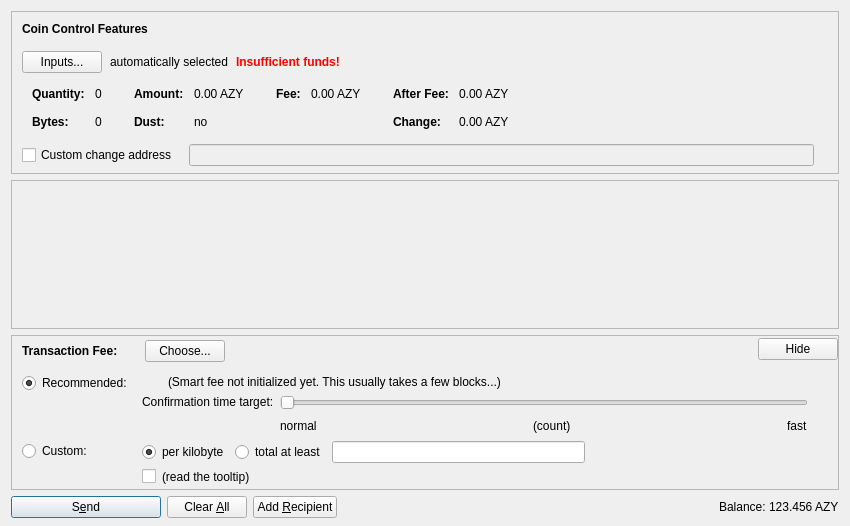
<?xml version="1.0" encoding="UTF-8"?>
<ui version="4.0">
 <class>SendCoinsDialog</class>
 <widget class="QDialog" name="SendCoinsDialog">
  <property name="geometry">
   <rect>
    <x>0</x>
    <y>0</y>
    <width>850</width>
    <height>526</height>
   </rect>
  </property>
  <property name="windowTitle">
   <string>Send Coins</string>
  </property>
  <layout class="QVBoxLayout" name="verticalLayout" stretch="0,1,0,0">
   <property name="bottomMargin">
    <number>8</number>
   </property>
   <item>
    <widget class="QFrame" name="frameCoinControl">
     <property name="sizePolicy">
      <sizepolicy hsizetype="Expanding" vsizetype="Expanding">
       <horstretch>0</horstretch>
       <verstretch>0</verstretch>
      </sizepolicy>
     </property>
     <property name="maximumSize">
      <size>
       <width>16777215</width>
       <height>16777215</height>
      </size>
     </property>
     <property name="frameShape">
      <enum>QFrame::StyledPanel</enum>
     </property>
     <property name="frameShadow">
      <enum>QFrame::Sunken</enum>
     </property>
     <layout class="QVBoxLayout" name="verticalLayoutCoinControl2">
      <property name="spacing">
       <number>0</number>
      </property>
      <property name="leftMargin">
       <number>0</number>
      </property>
      <property name="topMargin">
       <number>0</number>
      </property>
      <property name="rightMargin">
       <number>0</number>
      </property>
      <property name="bottomMargin">
       <number>6</number>
      </property>
      <item>
       <layout class="QVBoxLayout" name="verticalLayoutCoinControl" stretch="0,0,0,0,1">
        <property name="spacing">
         <number>0</number>
        </property>
        <property name="leftMargin">
         <number>10</number>
        </property>
        <property name="topMargin">
         <number>10</number>
        </property>
        <item>
         <layout class="QHBoxLayout" name="horizontalLayoutCoinControl1">
          <property name="bottomMargin">
           <number>15</number>
          </property>
          <item>
           <widget class="QLabel" name="labelCoinControlFeatures">
            <property name="sizePolicy">
             <sizepolicy hsizetype="Preferred" vsizetype="Maximum">
              <horstretch>0</horstretch>
              <verstretch>0</verstretch>
             </sizepolicy>
            </property>
            <property name="font">
             <font>
              <weight>75</weight>
              <bold>true</bold>
             </font>
            </property>
            <property name="styleSheet">
             <string notr="true">font-weight:bold;</string>
            </property>
            <property name="text">
             <string>Coin Control Features</string>
            </property>
           </widget>
          </item>
         </layout>
        </item>
        <item>
         <layout class="QHBoxLayout" name="horizontalLayoutCoinControl2" stretch="0,0,0,0">
          <property name="spacing">
           <number>8</number>
          </property>
          <property name="bottomMargin">
           <number>10</number>
          </property>
          <item>
           <widget class="QPushButton" name="pushButtonCoinControl">
            <property name="styleSheet">
             <string notr="true"/>
            </property>
            <property name="text">
             <string>Inputs...</string>
            </property>
            <property name="autoDefault">
             <bool>false</bool>
            </property>
           </widget>
          </item>
          <item>
           <widget class="QLabel" name="labelCoinControlAutomaticallySelected">
            <property name="text">
             <string>automatically selected</string>
            </property>
            <property name="margin">
             <number>5</number>
            </property>
           </widget>
          </item>
          <item>
           <widget class="QLabel" name="labelCoinControlInsuffFunds">
            <property name="font">
             <font>
              <weight>75</weight>
              <bold>true</bold>
             </font>
            </property>
            <property name="styleSheet">
             <string notr="true">color:red;font-weight:bold;</string>
            </property>
            <property name="text">
             <string>Insufficient funds!</string>
            </property>
            <property name="margin">
             <number>5</number>
            </property>
           </widget>
          </item>
          <item>
           <spacer name="horizontalSpacerCoinControl">
            <property name="orientation">
             <enum>Qt::Horizontal</enum>
            </property>
            <property name="sizeHint" stdset="0">
             <size>
              <width>40</width>
              <height>1</height>
             </size>
            </property>
           </spacer>
          </item>
         </layout>
        </item>
        <item>
         <widget class="QWidget" name="widgetCoinControl" native="true">
          <property name="sizePolicy">
           <sizepolicy hsizetype="Preferred" vsizetype="Preferred">
            <horstretch>0</horstretch>
            <verstretch>0</verstretch>
           </sizepolicy>
          </property>
          <property name="minimumSize">
           <size>
            <width>0</width>
            <height>0</height>
           </size>
          </property>
          <property name="styleSheet">
           <string notr="true"/>
          </property>
          <layout class="QHBoxLayout" name="horizontalLayoutCoinControl5">
           <property name="leftMargin">
            <number>0</number>
           </property>
           <property name="topMargin">
            <number>0</number>
           </property>
           <property name="rightMargin">
            <number>0</number>
           </property>
           <property name="bottomMargin">
            <number>0</number>
           </property>
           <item>
            <layout class="QHBoxLayout" name="horizontalLayoutCoinControl3" stretch="0,0,0,1">
             <property name="spacing">
              <number>20</number>
             </property>
             <property name="topMargin">
              <number>0</number>
             </property>
             <property name="bottomMargin">
              <number>10</number>
             </property>
             <item>
              <layout class="QFormLayout" name="formLayoutCoinControl1">
               <property name="horizontalSpacing">
                <number>10</number>
               </property>
               <property name="verticalSpacing">
                <number>14</number>
               </property>
               <property name="leftMargin">
                <number>10</number>
               </property>
               <property name="topMargin">
                <number>4</number>
               </property>
               <property name="rightMargin">
                <number>6</number>
               </property>
               <item row="0" column="0">
                <widget class="QLabel" name="labelCoinControlQuantityText">
                 <property name="font">
                  <font>
                   <weight>75</weight>
                   <bold>true</bold>
                  </font>
                 </property>
                 <property name="text">
                  <string>Quantity:</string>
                 </property>
                 <property name="margin">
                  <number>0</number>
                 </property>
                </widget>
               </item>
               <item row="0" column="1">
                <widget class="QLabel" name="labelCoinControlQuantity">
                 <property name="cursor">
                  <cursorShape>IBeamCursor</cursorShape>
                 </property>
                 <property name="contextMenuPolicy">
                  <enum>Qt::ActionsContextMenu</enum>
                 </property>
                 <property name="text">
                  <string notr="true">0</string>
                 </property>
                 <property name="margin">
                  <number>0</number>
                 </property>
                 <property name="textInteractionFlags">
                  <set>Qt::LinksAccessibleByMouse|Qt::TextSelectableByKeyboard|Qt::TextSelectableByMouse</set>
                 </property>
                </widget>
               </item>
               <item row="1" column="0">
                <widget class="QLabel" name="labelCoinControlBytesText">
                 <property name="font">
                  <font>
                   <weight>75</weight>
                   <bold>true</bold>
                  </font>
                 </property>
                 <property name="text">
                  <string>Bytes:</string>
                 </property>
                </widget>
               </item>
               <item row="1" column="1">
                <widget class="QLabel" name="labelCoinControlBytes">
                 <property name="cursor">
                  <cursorShape>IBeamCursor</cursorShape>
                 </property>
                 <property name="contextMenuPolicy">
                  <enum>Qt::ActionsContextMenu</enum>
                 </property>
                 <property name="text">
                  <string notr="true">0</string>
                 </property>
                 <property name="textInteractionFlags">
                  <set>Qt::LinksAccessibleByMouse|Qt::TextSelectableByKeyboard|Qt::TextSelectableByMouse</set>
                 </property>
                </widget>
               </item>
              </layout>
             </item>
             <item>
              <layout class="QFormLayout" name="formLayoutCoinControl2">
               <property name="horizontalSpacing">
                <number>10</number>
               </property>
               <property name="verticalSpacing">
                <number>14</number>
               </property>
               <property name="leftMargin">
                <number>6</number>
               </property>
               <property name="topMargin">
                <number>4</number>
               </property>
               <property name="rightMargin">
                <number>6</number>
               </property>
               <item row="0" column="0">
                <widget class="QLabel" name="labelCoinControlAmountText">
                 <property name="font">
                  <font>
                   <weight>75</weight>
                   <bold>true</bold>
                  </font>
                 </property>
                 <property name="text">
                  <string>Amount:</string>
                 </property>
                 <property name="margin">
                  <number>0</number>
                 </property>
                </widget>
               </item>
               <item row="0" column="1">
                <widget class="QLabel" name="labelCoinControlAmount">
                 <property name="cursor">
                  <cursorShape>IBeamCursor</cursorShape>
                 </property>
                 <property name="contextMenuPolicy">
                  <enum>Qt::ActionsContextMenu</enum>
                 </property>
                 <property name="text">
                  <string notr="true">0.00 AZY</string>
                 </property>
                 <property name="textInteractionFlags">
                  <set>Qt::LinksAccessibleByMouse|Qt::TextSelectableByKeyboard|Qt::TextSelectableByMouse</set>
                 </property>
                </widget>
               </item>
               <item row="1" column="0">
                <widget class="QLabel" name="labelCoinControlLowOutputText">
                 <property name="font">
                  <font>
                   <weight>75</weight>
                   <bold>true</bold>
                  </font>
                 </property>
                 <property name="text">
                  <string>Dust:</string>
                 </property>
                </widget>
               </item>
               <item row="1" column="1">
                <widget class="QLabel" name="labelCoinControlLowOutput">
                 <property name="cursor">
                  <cursorShape>IBeamCursor</cursorShape>
                 </property>
                 <property name="contextMenuPolicy">
                  <enum>Qt::ActionsContextMenu</enum>
                 </property>
                 <property name="text">
                  <string notr="true">no</string>
                 </property>
                 <property name="textInteractionFlags">
                  <set>Qt::LinksAccessibleByMouse|Qt::TextSelectableByKeyboard|Qt::TextSelectableByMouse</set>
                 </property>
                </widget>
               </item>
              </layout>
             </item>
             <item>
              <layout class="QFormLayout" name="formLayoutCoinControl3">
               <property name="horizontalSpacing">
                <number>10</number>
               </property>
               <property name="verticalSpacing">
                <number>14</number>
               </property>
               <property name="leftMargin">
                <number>6</number>
               </property>
               <property name="topMargin">
                <number>4</number>
               </property>
               <property name="rightMargin">
                <number>6</number>
               </property>
               <item row="0" column="0">
                <widget class="QLabel" name="labelCoinControlFeeText">
                 <property name="font">
                  <font>
                   <weight>75</weight>
                   <bold>true</bold>
                  </font>
                 </property>
                 <property name="text">
                  <string>Fee:</string>
                 </property>
                 <property name="margin">
                  <number>0</number>
                 </property>
                </widget>
               </item>
               <item row="0" column="1">
                <widget class="QLabel" name="labelCoinControlFee">
                 <property name="cursor">
                  <cursorShape>IBeamCursor</cursorShape>
                 </property>
                 <property name="contextMenuPolicy">
                  <enum>Qt::ActionsContextMenu</enum>
                 </property>
                 <property name="text">
                  <string notr="true">0.00 AZY</string>
                 </property>
                 <property name="textInteractionFlags">
                  <set>Qt::LinksAccessibleByMouse|Qt::TextSelectableByKeyboard|Qt::TextSelectableByMouse</set>
                 </property>
                </widget>
               </item>
              </layout>
             </item>
             <item>
              <layout class="QFormLayout" name="formLayoutCoinControl4">
               <property name="horizontalSpacing">
                <number>10</number>
               </property>
               <property name="verticalSpacing">
                <number>14</number>
               </property>
               <property name="leftMargin">
                <number>6</number>
               </property>
               <property name="topMargin">
                <number>4</number>
               </property>
               <property name="rightMargin">
                <number>6</number>
               </property>
               <item row="0" column="0">
                <widget class="QLabel" name="labelCoinControlAfterFeeText">
                 <property name="font">
                  <font>
                   <weight>75</weight>
                   <bold>true</bold>
                  </font>
                 </property>
                 <property name="text">
                  <string>After Fee:</string>
                 </property>
                 <property name="margin">
                  <number>0</number>
                 </property>
                </widget>
               </item>
               <item row="0" column="1">
                <widget class="QLabel" name="labelCoinControlAfterFee">
                 <property name="cursor">
                  <cursorShape>IBeamCursor</cursorShape>
                 </property>
                 <property name="contextMenuPolicy">
                  <enum>Qt::ActionsContextMenu</enum>
                 </property>
                 <property name="text">
                  <string notr="true">0.00 AZY</string>
                 </property>
                 <property name="textInteractionFlags">
                  <set>Qt::LinksAccessibleByMouse|Qt::TextSelectableByKeyboard|Qt::TextSelectableByMouse</set>
                 </property>
                </widget>
               </item>
               <item row="1" column="0">
                <widget class="QLabel" name="labelCoinControlChangeText">
                 <property name="font">
                  <font>
                   <weight>75</weight>
                   <bold>true</bold>
                  </font>
                 </property>
                 <property name="text">
                  <string>Change:</string>
                 </property>
                </widget>
               </item>
               <item row="1" column="1">
                <widget class="QLabel" name="labelCoinControlChange">
                 <property name="cursor">
                  <cursorShape>IBeamCursor</cursorShape>
                 </property>
                 <property name="contextMenuPolicy">
                  <enum>Qt::ActionsContextMenu</enum>
                 </property>
                 <property name="text">
                  <string notr="true">0.00 AZY</string>
                 </property>
                 <property name="textInteractionFlags">
                  <set>Qt::LinksAccessibleByMouse|Qt::TextSelectableByKeyboard|Qt::TextSelectableByMouse</set>
                 </property>
                </widget>
               </item>
              </layout>
             </item>
            </layout>
           </item>
          </layout>
         </widget>
        </item>
        <item>
         <layout class="QHBoxLayout" name="horizontalLayoutCoinControl4" stretch="0,0,0">
          <property name="spacing">
           <number>12</number>
          </property>
          <property name="sizeConstraint">
           <enum>QLayout::SetDefaultConstraint</enum>
          </property>
          <property name="topMargin">
           <number>5</number>
          </property>
          <property name="rightMargin">
           <number>5</number>
          </property>
          <item>
           <widget class="QCheckBox" name="checkBoxCoinControlChange">
            <property name="toolTip">
             <string>If this is activated, but the change address is empty or invalid, change will be sent to a newly generated address.</string>
            </property>
            <property name="text">
             <string>Custom change address</string>
            </property>
           </widget>
          </item>
          <item>
           <widget class="QValidatedLineEdit" name="lineEditCoinControlChange">
            <property name="enabled">
             <bool>false</bool>
            </property>
            <property name="sizePolicy">
             <sizepolicy hsizetype="Expanding" vsizetype="Fixed">
              <horstretch>0</horstretch>
              <verstretch>0</verstretch>
             </sizepolicy>
            </property>
           </widget>
          </item>
          <item>
           <widget class="QLabel" name="labelCoinControlChangeLabel">
            <property name="sizePolicy">
             <sizepolicy hsizetype="Preferred" vsizetype="Expanding">
              <horstretch>0</horstretch>
              <verstretch>0</verstretch>
             </sizepolicy>
            </property>
            <property name="minimumSize">
             <size>
              <width>0</width>
              <height>0</height>
             </size>
            </property>
            <property name="text">
             <string/>
            </property>
            <property name="margin">
             <number>3</number>
            </property>
           </widget>
          </item>
         </layout>
        </item>
        <item>
         <spacer name="verticalSpacerCoinControl">
          <property name="orientation">
           <enum>Qt::Vertical</enum>
          </property>
          <property name="sizeHint" stdset="0">
           <size>
            <width>800</width>
            <height>1</height>
           </size>
          </property>
         </spacer>
        </item>
       </layout>
      </item>
     </layout>
    </widget>
   </item>
   <item>
    <widget class="QScrollArea" name="scrollArea">
     <property name="widgetResizable">
      <bool>true</bool>
     </property>
     <widget class="QWidget" name="scrollAreaWidgetContents">
      <property name="geometry">
       <rect>
        <x>0</x>
        <y>0</y>
        <width>830</width>
        <height>104</height>
       </rect>
      </property>
      <layout class="QVBoxLayout" name="verticalLayout_2" stretch="0,1">
       <property name="leftMargin">
        <number>0</number>
       </property>
       <property name="topMargin">
        <number>0</number>
       </property>
       <property name="rightMargin">
        <number>0</number>
       </property>
       <property name="bottomMargin">
        <number>0</number>
       </property>
       <item>
        <layout class="QVBoxLayout" name="entries">
         <property name="spacing">
          <number>6</number>
         </property>
        </layout>
       </item>
       <item>
        <spacer name="verticalSpacer">
         <property name="orientation">
          <enum>Qt::Vertical</enum>
         </property>
         <property name="sizeHint" stdset="0">
          <size>
           <width>20</width>
           <height>40</height>
          </size>
         </property>
        </spacer>
       </item>
      </layout>
     </widget>
    </widget>
   </item>
   <item>
    <widget class="QFrame" name="frameFee">
     <property name="sizePolicy">
      <sizepolicy hsizetype="Expanding" vsizetype="Expanding">
       <horstretch>0</horstretch>
       <verstretch>0</verstretch>
      </sizepolicy>
     </property>
     <property name="maximumSize">
      <size>
       <width>16777215</width>
       <height>16777215</height>
      </size>
     </property>
     <property name="frameShape">
      <enum>QFrame::StyledPanel</enum>
     </property>
     <property name="frameShadow">
      <enum>QFrame::Sunken</enum>
     </property>
     <layout class="QVBoxLayout" name="verticalLayoutFee1">
      <property name="spacing">
       <number>0</number>
      </property>
      <property name="leftMargin">
       <number>0</number>
      </property>
      <property name="topMargin">
       <number>0</number>
      </property>
      <property name="rightMargin">
       <number>0</number>
      </property>
      <property name="bottomMargin">
       <number>0</number>
      </property>
      <item>
       <layout class="QVBoxLayout" name="verticalLayoutFee2" stretch="0,0,0">
        <property name="spacing">
         <number>0</number>
        </property>
        <property name="leftMargin">
         <number>10</number>
        </property>
        <property name="topMargin">
         <number>0</number>
        </property>
        <item>
         <layout class="QHBoxLayout" name="horizontalLayoutFee1">
          <property name="bottomMargin">
           <number>0</number>
          </property>
          <item>
           <layout class="QVBoxLayout" name="verticalLayoutFee7">
            <property name="spacing">
             <number>0</number>
            </property>
            <item>
             <spacer name="verticalSpacerSmartFee">
              <property name="orientation">
               <enum>Qt::Vertical</enum>
              </property>
              <property name="sizeType">
               <enum>QSizePolicy::Fixed</enum>
              </property>
              <property name="sizeHint" stdset="0">
               <size>
                <width>1</width>
                <height>4</height>
               </size>
              </property>
             </spacer>
            </item>
            <item>
             <layout class="QHBoxLayout" name="horizontalLayoutSmartFee">
              <property name="spacing">
               <number>10</number>
              </property>
              <item>
               <widget class="QLabel" name="labelFeeHeadline">
                <property name="sizePolicy">
                 <sizepolicy hsizetype="Preferred" vsizetype="Maximum">
                  <horstretch>0</horstretch>
                  <verstretch>0</verstretch>
                 </sizepolicy>
                </property>
                <property name="font">
                 <font>
                  <weight>75</weight>
                  <bold>true</bold>
                 </font>
                </property>
                <property name="styleSheet">
                 <string notr="true">font-weight:bold;</string>
                </property>
                <property name="text">
                 <string>Transaction Fee:</string>
                </property>
               </widget>
              </item>
              <item>
               <widget class="QLabel" name="labelFeeMinimized">
                <property name="text">
                 <string/>
                </property>
               </widget>
              </item>
              <item>
               <widget class="QPushButton" name="buttonChooseFee">
                <property name="text">
                 <string>Choose...</string>
                </property>
               </widget>
              </item>
             </layout>
            </item>
            <item>
             <spacer name="verticalSpacer_5">
              <property name="orientation">
               <enum>Qt::Vertical</enum>
              </property>
              <property name="sizeHint" stdset="0">
               <size>
                <width>1</width>
                <height>1</height>
               </size>
              </property>
             </spacer>
            </item>
           </layout>
          </item>
          <item>
           <spacer name="horizontalSpacer_4">
            <property name="orientation">
             <enum>Qt::Horizontal</enum>
            </property>
            <property name="sizeHint" stdset="0">
             <size>
              <width>40</width>
              <height>20</height>
             </size>
            </property>
           </spacer>
          </item>
          <item>
           <widget class="QPushButton" name="buttonMinimizeFee">
            <property name="toolTip">
             <string>collapse fee-settings</string>
            </property>
            <property name="text">
             <string>Hide</string>
            </property>
           </widget>
          </item>
         </layout>
        </item>
        <item>
         <widget class="QFrame" name="frameFeeSelection">
          <layout class="QVBoxLayout" name="verticalLayoutFee12">
           <property name="spacing">
            <number>0</number>
           </property>
           <property name="leftMargin">
            <number>0</number>
           </property>
           <property name="topMargin">
            <number>0</number>
           </property>
           <property name="rightMargin">
            <number>0</number>
           </property>
           <property name="bottomMargin">
            <number>0</number>
           </property>
           <item>
            <layout class="QGridLayout" name="gridLayoutFee">
             <property name="topMargin">
              <number>10</number>
             </property>
             <property name="bottomMargin">
              <number>4</number>
             </property>
             <property name="horizontalSpacing">
              <number>10</number>
             </property>
             <property name="verticalSpacing">
              <number>4</number>
             </property>
             <item row="1" column="1">
              <layout class="QVBoxLayout" name="verticalLayoutFee8">
               <property name="spacing">
                <number>6</number>
               </property>
               <item>
                <layout class="QHBoxLayout" name="horizontalLayoutFee13">
                 <item>
                  <widget class="QRadioButton" name="radioCustomPerKilobyte">
                   <property name="toolTip">
                    <string>If the custom fee is set to 1000 satoshis and the transaction is only 250 bytes, then &quot;per kilobyte&quot; only pays 250 satoshis in fee, while &quot;total at least&quot; pays 1000 satoshis. For transactions bigger than a kilobyte both pay by kilobyte.</string>
                   </property>
                   <property name="text">
                    <string>per kilobyte</string>
                   </property>
                   <property name="checked">
                    <bool>true</bool>
                   </property>
                   <attribute name="buttonGroup">
                    <string notr="true">groupCustomFee</string>
                   </attribute>
                  </widget>
                 </item>
                 <item>
                  <widget class="QRadioButton" name="radioCustomAtLeast">
                   <property name="toolTip">
                    <string>If the custom fee is set to 1000 satoshis and the transaction is only 250 bytes, then &quot;per kilobyte&quot; only pays 250 satoshis in fee, while &quot;total at least&quot; pays 1000 satoshis. For transactions bigger than a kilobyte both pay by kilobyte.</string>
                   </property>
                   <property name="text">
                    <string>total at least</string>
                   </property>
                   <attribute name="buttonGroup">
                    <string notr="true">groupCustomFee</string>
                   </attribute>
                  </widget>
                 </item>
                 <item>
                  <widget class="BitcoinAmountField" name="customFee"/>
                 </item>
                 <item>
                  <spacer name="horizontalSpacer_6">
                   <property name="orientation">
                    <enum>Qt::Horizontal</enum>
                   </property>
                   <property name="sizeHint" stdset="0">
                    <size>
                     <width>1</width>
                     <height>1</height>
                    </size>
                   </property>
                  </spacer>
                 </item>
                </layout>
               </item>
               <item>
                <layout class="QHBoxLayout" name="horizontalLayoutFee8">
                 <item>
                  <widget class="QCheckBox" name="checkBoxMinimumFee">
                   <property name="toolTip">
                    <string>Paying only the minimum fee is just fine as long as there is less transaction volume than space in the blocks. But be aware that this can end up in a never confirming transaction once there is more demand for azzycoin transactions than the network can process.</string>
                   </property>
                   <property name="text">
                    <string/>
                   </property>
                  </widget>
                 </item>
                 <item>
                  <widget class="QLabel" name="labelMinFeeWarning">
                   <property name="enabled">
                    <bool>true</bool>
                   </property>
                   <property name="toolTip">
                    <string>Paying only the minimum fee is just fine as long as there is less transaction volume than space in the blocks. But be aware that this can end up in a never confirming transaction once there is more demand for azzycoin transactions than the network can process.</string>
                   </property>
                   <property name="text">
                    <string>(read the tooltip)</string>
                   </property>
                   <property name="margin">
                    <number>5</number>
                   </property>
                  </widget>
                 </item>
                 <item>
                  <spacer name="horizontalSpacer_2">
                   <property name="orientation">
                    <enum>Qt::Horizontal</enum>
                   </property>
                   <property name="sizeHint" stdset="0">
                    <size>
                     <width>1</width>
                     <height>1</height>
                    </size>
                   </property>
                  </spacer>
                 </item>
                </layout>
               </item>
              </layout>
             </item>
             <item row="0" column="0">
              <layout class="QVBoxLayout" name="verticalLayoutFee4" stretch="0,1">
               <item>
                <widget class="QRadioButton" name="radioSmartFee">
                 <property name="text">
                  <string>Recommended:</string>
                 </property>
                 <property name="checked">
                  <bool>true</bool>
                 </property>
                 <attribute name="buttonGroup">
                  <string notr="true">groupFee</string>
                 </attribute>
                </widget>
               </item>
               <item>
                <spacer name="verticalSpacer_2">
                 <property name="orientation">
                  <enum>Qt::Vertical</enum>
                 </property>
                 <property name="sizeHint" stdset="0">
                  <size>
                   <width>1</width>
                   <height>1</height>
                  </size>
                 </property>
                </spacer>
               </item>
              </layout>
             </item>
             <item row="1" column="0">
              <layout class="QVBoxLayout" name="verticalLayoutFee9" stretch="0,1">
               <item>
                <widget class="QRadioButton" name="radioCustomFee">
                 <property name="text">
                  <string>Custom:</string>
                 </property>
                 <attribute name="buttonGroup">
                  <string notr="true">groupFee</string>
                 </attribute>
                </widget>
               </item>
               <item>
                <spacer name="verticalSpacer_6">
                 <property name="orientation">
                  <enum>Qt::Vertical</enum>
                 </property>
                 <property name="sizeHint" stdset="0">
                  <size>
                   <width>1</width>
                   <height>1</height>
                  </size>
                 </property>
                </spacer>
               </item>
              </layout>
             </item>
             <item row="0" column="1">
              <layout class="QVBoxLayout" name="verticalLayoutFee3" stretch="0,0,1">
               <property name="spacing">
                <number>6</number>
               </property>
               <property name="topMargin">
                <number>2</number>
               </property>
               <item>
                <layout class="QHBoxLayout" name="horizontalLayoutFee12">
                 <item>
                  <widget class="QLabel" name="labelSmartFee">
                   <property name="text">
                    <string/>
                   </property>
                   <property name="margin">
                    <number>2</number>
                   </property>
                  </widget>
                 </item>
                 <item>
                  <widget class="QLabel" name="labelFeeEstimation">
                   <property name="text">
                    <string/>
                   </property>
                  </widget>
                 </item>
                 <item>
                  <widget class="QLabel" name="labelSmartFee2">
                   <property name="text">
                    <string>(Smart fee not initialized yet. This usually takes a few blocks...)</string>
                   </property>
                   <property name="margin">
                    <number>2</number>
                   </property>
                  </widget>
                 </item>
                 <item>
                  <spacer name="horizontalSpacer_5">
                   <property name="orientation">
                    <enum>Qt::Horizontal</enum>
                   </property>
                   <property name="sizeHint" stdset="0">
                    <size>
                     <width>1</width>
                     <height>1</height>
                    </size>
                   </property>
                  </spacer>
                 </item>
                </layout>
               </item>
               <item>
                <layout class="QHBoxLayout" name="horizontalLayoutFee9">
                 <item>
                  <layout class="QVBoxLayout" name="verticalLayoutFee6">
                   <item>
                    <widget class="QLabel" name="labelSmartFee3">
                     <property name="text">
                      <string>Confirmation time target:</string>
                     </property>
                     <property name="margin">
                      <number>2</number>
                     </property>
                    </widget>
                   </item>
                   <item>
                    <spacer name="verticalSpacer_3">
                     <property name="orientation">
                      <enum>Qt::Vertical</enum>
                     </property>
                     <property name="sizeHint" stdset="0">
                      <size>
                       <width>1</width>
                       <height>1</height>
                      </size>
                     </property>
                    </spacer>
                   </item>
                  </layout>
                 </item>
                 <item>
                  <layout class="QVBoxLayout" name="verticalLayoutFee5">
                   <property name="rightMargin">
                    <number>30</number>
                   </property>
                   <item>
                    <widget class="QSlider" name="sliderSmartFee">
                     <property name="minimum">
                      <number>0</number>
                     </property>
                     <property name="maximum">
                      <number>23</number>
                     </property>
                     <property name="pageStep">
                      <number>1</number>
                     </property>
                     <property name="value">
                      <number>0</number>
                     </property>
                     <property name="orientation">
                      <enum>Qt::Horizontal</enum>
                     </property>
                     <property name="invertedAppearance">
                      <bool>false</bool>
                     </property>
                     <property name="invertedControls">
                      <bool>false</bool>
                     </property>
                     <property name="tickPosition">
                      <enum>QSlider::NoTicks</enum>
                     </property>
                    </widget>
                   </item>
                   <item>
                    <layout class="QHBoxLayout" name="horizontalLayoutFee10">
                     <item>
                      <widget class="QLabel" name="labelSmartFeeNormal">
                       <property name="text">
                        <string>normal</string>
                       </property>
                      </widget>
                     </item>
                     <item>
                      <spacer name="horizontalSpacer_7">
                       <property name="orientation">
                        <enum>Qt::Horizontal</enum>
                       </property>
                       <property name="sizeHint" stdset="0">
                        <size>
                         <width>40</width>
                         <height>20</height>
                        </size>
                       </property>
                      </spacer>
                     </item>
                     <item>
                      <widget class="QLabel" name="confirmationTargetLabel">
                       <property name="text">
                        <string notr="true">(count)</string>
                       </property>
                      </widget>
                     </item>
                     <item>
                      <spacer name="horizontalSpacer_3">
                       <property name="orientation">
                        <enum>Qt::Horizontal</enum>
                       </property>
                       <property name="sizeHint" stdset="0">
                        <size>
                         <width>40</width>
                         <height>20</height>
                        </size>
                       </property>
                      </spacer>
                     </item>
                     <item>
                      <widget class="QLabel" name="labelSmartFeeFast">
                       <property name="text">
                        <string>fast</string>
                       </property>
                      </widget>
                     </item>
                    </layout>
                   </item>
                  </layout>
                 </item>
                </layout>
               </item>
               <item>
                <spacer name="verticalSpacer_4">
                 <property name="orientation">
                  <enum>Qt::Vertical</enum>
                 </property>
                 <property name="sizeHint" stdset="0">
                  <size>
                   <width>1</width>
                   <height>1</height>
                  </size>
                 </property>
                </spacer>
               </item>
              </layout>
             </item>
            </layout>
           </item>
          </layout>
         </widget>
        </item>
        <item>
         <spacer name="verticalSpacerFee">
          <property name="orientation">
           <enum>Qt::Vertical</enum>
          </property>
          <property name="sizeHint" stdset="0">
           <size>
            <width>800</width>
            <height>1</height>
           </size>
          </property>
         </spacer>
        </item>
       </layout>
      </item>
     </layout>
    </widget>
   </item>
   <item>
    <layout class="QHBoxLayout" name="horizontalLayout">
     <item>
      <widget class="QPushButton" name="sendButton">
       <property name="minimumSize">
        <size>
         <width>150</width>
         <height>0</height>
        </size>
       </property>
       <property name="toolTip">
        <string>Confirm the send action</string>
       </property>
       <property name="text">
        <string>S&amp;end</string>
       </property>
       <property name="icon">
        <iconset resource="../bitcoin.qrc">
         <normaloff>:/icons/send</normaloff>:/icons/send</iconset>
       </property>
       <property name="autoDefault">
        <bool>false</bool>
       </property>
       <property name="default">
        <bool>true</bool>
       </property>
      </widget>
     </item>
     <item>
      <widget class="QPushButton" name="clearButton">
       <property name="sizePolicy">
        <sizepolicy hsizetype="Minimum" vsizetype="Fixed">
         <horstretch>0</horstretch>
         <verstretch>0</verstretch>
        </sizepolicy>
       </property>
       <property name="toolTip">
        <string>Clear all fields of the form.</string>
       </property>
       <property name="text">
        <string>Clear &amp;All</string>
       </property>
       <property name="icon">
        <iconset resource="../bitcoin.qrc">
         <normaloff>:/icons/remove</normaloff>:/icons/remove</iconset>
       </property>
       <property name="autoDefault">
        <bool>false</bool>
       </property>
      </widget>
     </item>
     <item>
      <widget class="QPushButton" name="addButton">
       <property name="toolTip">
        <string>Send to multiple recipients at once</string>
       </property>
       <property name="text">
        <string>Add &amp;Recipient</string>
       </property>
       <property name="icon">
        <iconset resource="../bitcoin.qrc">
         <normaloff>:/icons/add</normaloff>:/icons/add</iconset>
       </property>
       <property name="autoDefault">
        <bool>false</bool>
       </property>
      </widget>
     </item>
     <item>
      <spacer name="horizontalSpacer">
       <property name="orientation">
        <enum>Qt::Horizontal</enum>
       </property>
       <property name="sizeHint" stdset="0">
        <size>
         <width>40</width>
         <height>20</height>
        </size>
       </property>
      </spacer>
     </item>
     <item>
      <layout class="QHBoxLayout" name="horizontalLayout_2">
       <property name="spacing">
        <number>3</number>
       </property>
       <item>
        <widget class="QLabel" name="label">
         <property name="sizePolicy">
          <sizepolicy hsizetype="Preferred" vsizetype="Fixed">
           <horstretch>0</horstretch>
           <verstretch>0</verstretch>
          </sizepolicy>
         </property>
         <property name="text">
          <string>Balance:</string>
         </property>
        </widget>
       </item>
       <item>
        <widget class="QLabel" name="labelBalance">
         <property name="sizePolicy">
          <sizepolicy hsizetype="Preferred" vsizetype="Fixed">
           <horstretch>0</horstretch>
           <verstretch>0</verstretch>
          </sizepolicy>
         </property>
         <property name="cursor">
          <cursorShape>IBeamCursor</cursorShape>
         </property>
         <property name="text">
          <string notr="true">123.456 AZY</string>
         </property>
         <property name="textInteractionFlags">
          <set>Qt::LinksAccessibleByMouse|Qt::TextSelectableByKeyboard|Qt::TextSelectableByMouse</set>
         </property>
        </widget>
       </item>
      </layout>
     </item>
    </layout>
   </item>
  </layout>
 </widget>
 <customwidgets>
  <customwidget>
   <class>QValidatedLineEdit</class>
   <extends>QLineEdit</extends>
   <header>qvalidatedlineedit.h</header>
  </customwidget>
  <customwidget>
   <class>BitcoinAmountField</class>
   <extends>QLineEdit</extends>
   <header>bitcoinamountfield.h</header>
   <container>1</container>
  </customwidget>
 </customwidgets>
 <resources>
  <include location="../bitcoin.qrc"/>
 </resources>
 <connections/>
 <buttongroups>
  <buttongroup name="groupFee"/>
  <buttongroup name="groupCustomFee"/>
 </buttongroups>
</ui>
